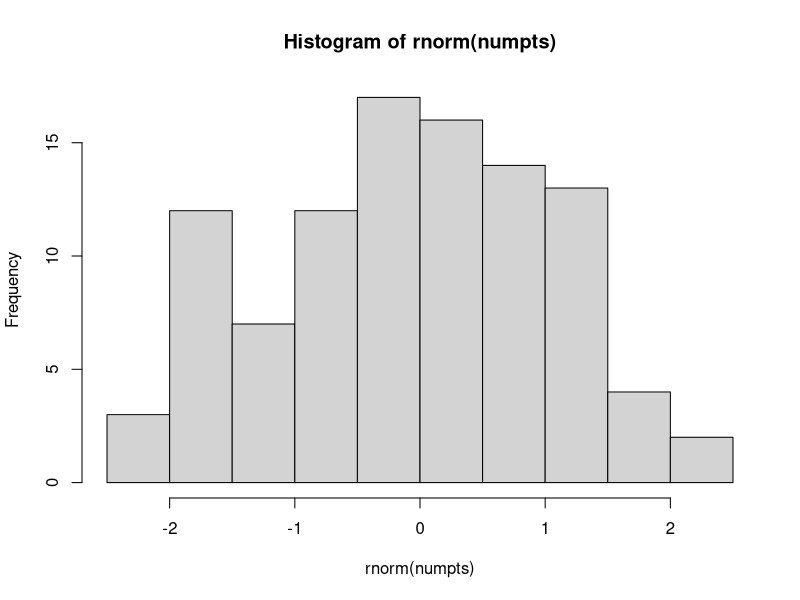
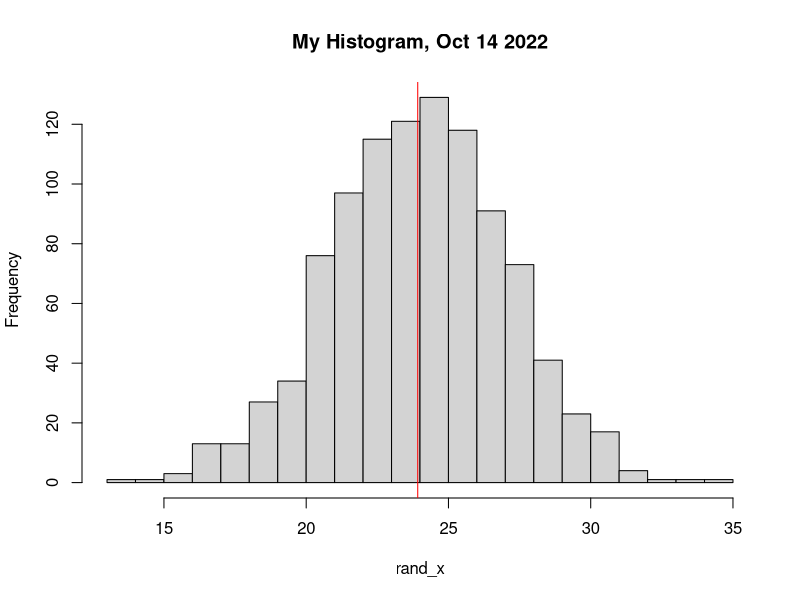

Generate these figures, in order, with R:
## PlotRandom.R
##
## Purpose: a function that will generate a random sample of normal deviates,
##          plot a histogram and maybe provide some "other stuff"


## Stuff from last time:
plotRandomD <- function(numpts=100) {
  hist(rnorm(numpts))
}

plotRandomD()


###################################

## Let's build in more flexibility for our function:
plotRandomNormals <- function(numpts=1000, mu=24, sigma=3, numbins=15,
                              title = "My Histogram, Oct 14 2022", 
                              meanColor="red", seed=8675309) {
  set.seed(seed)
  rand_x <- rnorm(numpts, mean=mu, sd=sigma)
  mean_x <- mean(rand_x)
  hist(rand_x, breaks=numbins, main=title)
  abline(v=mean_x, col=meanColor)
  list(Mean_X = mean_x,
       SD_X = sd(rand_x),
       RandomValues = rand_x)
}

plotRandomNormals()


